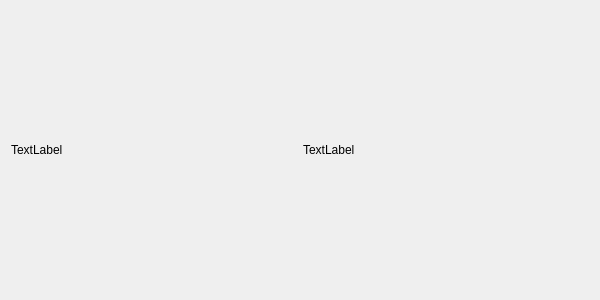
<?xml version="1.0" encoding="UTF-8"?>
<ui version="4.0">
 <class>GPSAdapter</class>
 <widget class="QWidget" name="GPSAdapter">
  <property name="geometry">
   <rect>
    <x>0</x>
    <y>0</y>
    <width>600</width>
    <height>300</height>
   </rect>
  </property>
  <property name="sizePolicy">
   <sizepolicy hsizetype="Expanding" vsizetype="Expanding">
    <horstretch>0</horstretch>
    <verstretch>0</verstretch>
   </sizepolicy>
  </property>
  <property name="minimumSize">
   <size>
    <width>600</width>
    <height>300</height>
   </size>
  </property>
  <property name="maximumSize">
   <size>
    <width>16777215</width>
    <height>16777215</height>
   </size>
  </property>
  <property name="windowTitle">
   <string>Form</string>
  </property>
  <layout class="QHBoxLayout" name="horizontalLayout_2">
   <item>
    <widget class="QLabel" name="LatitudeLabel">
     <property name="sizePolicy">
      <sizepolicy hsizetype="Preferred" vsizetype="Preferred">
       <horstretch>0</horstretch>
       <verstretch>0</verstretch>
      </sizepolicy>
     </property>
     <property name="minimumSize">
      <size>
       <width>75</width>
       <height>0</height>
      </size>
     </property>
     <property name="text">
      <string>TextLabel</string>
     </property>
     <property name="textFormat">
      <enum>Qt::RichText</enum>
     </property>
     <property name="scaledContents">
      <bool>false</bool>
     </property>
     <property name="alignment">
      <set>Qt::AlignLeading|Qt::AlignLeft|Qt::AlignVCenter</set>
     </property>
    </widget>
   </item>
   <item>
    <widget class="QLabel" name="LongitudeLabel">
     <property name="sizePolicy">
      <sizepolicy hsizetype="Preferred" vsizetype="Preferred">
       <horstretch>0</horstretch>
       <verstretch>0</verstretch>
      </sizepolicy>
     </property>
     <property name="minimumSize">
      <size>
       <width>75</width>
       <height>0</height>
      </size>
     </property>
     <property name="maximumSize">
      <size>
       <width>16777215</width>
       <height>16777215</height>
      </size>
     </property>
     <property name="text">
      <string>TextLabel</string>
     </property>
     <property name="textFormat">
      <enum>Qt::RichText</enum>
     </property>
    </widget>
   </item>
  </layout>
 </widget>
 <resources/>
 <connections/>
</ui>
